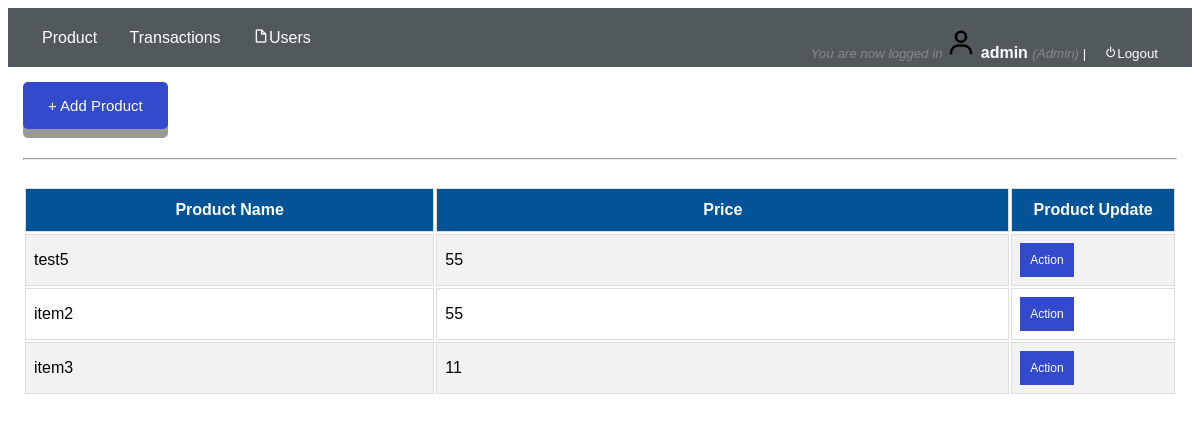
Page /admin/index.php (signed in) on the committed database.
### tables this page shows
CREATE TABLE `product` (
  `product_id` int(255) NOT NULL,
  `product_name` varchar(255) NOT NULL,
  `price` varchar(255) NOT NULL,
  `role` varchar(255) NOT NULL
);

### admin/product.php (the view, shortened to what this page needs)
<!DOCTYPE html>
<?php
$conn = mysqli_connect("localhost","root","") or die (mysqli_error($conn));
$sql = "SELECT * FROM product";
$q = mysqli_query($conn,$sql) or die (mysqli_error($conn));
?>
<html>
<head>
	<link rel = "stylesheet" type="text/css" href="../css/create_user.css" />
	<link href='https://unpkg.com/boxicons@2.0.9/css/boxicons.min.css' rel='stylesheet'>
</head>
<body>
<div class="button-align">
		<div class="first-modal">
			<button class="modal-button" href="#myModal1"> + Add Product</button>
		</div>
</div>
	<br>
	<hr>
	<br>
	<div id="tbody">
		<table width="100%">
			<tr>
				<th width="25%">Product Name</th>
			    <th width="35%">Price</th>
			    <th width="10%">Product Update</th>
			</tr>
			<?php
						while($r = mysqli_fetch_assoc($q))
						{
					?>
			 	<tr>
			 		<td><?php echo $r['product_name'];?></td>
					<td><?php echo $r['price'];?></td>
					<td>
						<div class="dropdown">
						  <button class="dropbtn">Action</button>
						</div>
					</td>
			 	</tr>
			 		<?php
						}
					?>
		</table>
	</div>
</body>
</html>

### css/responsive.css (style rules this page uses)
* { box-sizing: border-box; }
html { font-family: "Lucida Sans", sans-serif; }

### css/create_user.css (style rules this page uses)
.button-align { height: 50px; }
.first-modal { width: 150px; float: left; }
.first-modal button { display: inline-block; padding: 15px 25px; font-size: 15px; cursor: pointer; text-align: center; text-decoration: none; outline: none; color: #fff; background-color: #334acc; border: none; border-radius: 5px; box-shadow: 0 9px #999; }
#tbody { font-family: Arial, Helvetica, sans-serif; border-collapse: collapse; width: 100%; }
#tbody td, th { border: 1px solid #ddd; padding: 8px; }
#tbody tr:nth-child(even) { background-color: #f2f2f2; }
#tbody th { padding-top: 12px; padding-bottom: 12px; text-align: left; background-color: #035397; color: white; text-align: center; }
.dropbtn { background-color: #334acc; color: white; padding: 10px; font-size: 12px; border: none; }
.dropdown { position: relative; display: inline-block; }

### rows in the picture
product: product_name "test5", price "55"
product: product_name "item2", price "55"
product: product_name "item3", price "11"

### other values in the picture
$_SESSION['success'] "You are now logged in"
$_SESSION['user']['name'] "admin"
$_SESSION['user']['user_type'] "Admin"
